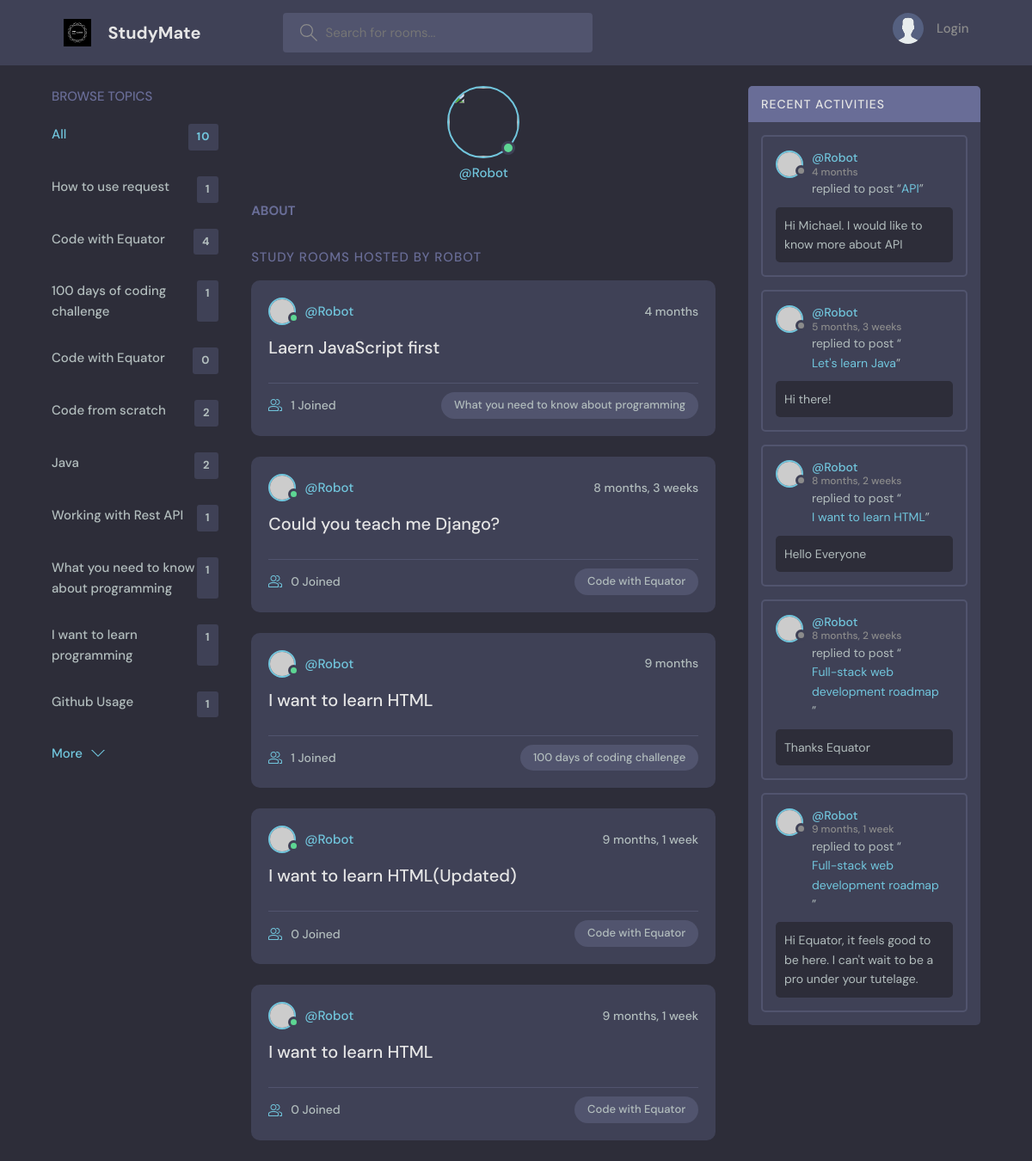
The app's page /profile/2/ with its own data.
### page/models.py (models this page shows, shortened)
class Topic(models.Model):
    name = models.CharField(max_length=100)

class Room(models.Model):
    host = models.ForeignKey(User, null=True, on_delete=models.SET_NULL)
    topic = models.ForeignKey(Topic, null=True, on_delete=models.SET_NULL)
    name = models.CharField(max_length=200)
    description = models.TextField(null=True, blank=True)
    participants = models.ManyToManyField(User, related_name="participants", blank=True)
    updated = models.DateTimeField(auto_now=True)
    created = models.DateTimeField(auto_now_add=True)
    class Meta:
        ordering = ["-updated", "-created"]
    def __str__(self):
        return self.name

class Message(models.Model):
    user = models.ForeignKey(User, on_delete =models.CASCADE)
    room = models.ForeignKey(Room, on_delete=models.CASCADE)
    body = models.TextField()
    updated = models.DateTimeField(auto_now=True)
    created = models.DateTimeField(auto_now_add=True)
    class Meta:
        ordering = ["-updated", "-created"]
    def __str__(self):
        return self.body[0:50]

### page/views.py (the view)
# urls.py: path('profile/<str:pk>/', views.userProfile, name="user-profile"),
def userProfile(request, pk):
     user = User.objects.get(id=pk)
     rooms = user.room_set.all()
     room_messages = user.message_set.all()
     topics = Topic.objects.all()
     context = {'user': user, 'rooms': rooms, 'room_messages':room_messages, 'topics':topics }
     return render(request, 'page/profile.html', context)

### page/templates/page/profile.html (shortened to what this page needs)
{% extends 'main.html' %} {% block content %}
<main class="profile-page layout layout--3">
  <div class="container">
    {% include 'page/topics_component.html' %}
    <div class="roomList">
      <div class="profile">
        <div class="profile__avatar">
          <div class="avatar avatar--large active">
            <img src="{{user.avatar.url}}" />
          </div>
        </div>
        <div class="profile__info">
          <p>@{{user.username}}</p>
        </div>
        <div class="profile__about">
          <h3>About</h3>
        </div>
      </div>
      <div class="roomList__header">
        <div>
          <h2>Study Rooms Hosted by {{user.username}}</h2>
        </div>
      </div>
      {% include 'page/feed_component.html' %}
    </div>
    {% include 'page/activity_component.html' %}
  </div>
</main>
{% endblock content %}

### page/templates/page/topics_component.html
<div class="topics">
  <div class="topics__header">
    <h2>Browse Topics</h2>
  </div>
  <ul class="topics__list">
    <li>
      <a href="{% url 'index' %}" class="active">
        All <span>{{topics.count}}</span>
      </a>
    </li>
    {% for topic in topics %}
    <li>
      <a href="{% url 'index' %}?q={{topic.name}}">
        {{topic.name}} <span>{{topic.room_set.all.count}}</span>
      </a>
    </li>
    {% endfor %}
  </ul>
  <a class="btn btn--link" href="{% url 'topics' %}">
    More
    <svg
      version="1.1"
      xmlns="http://www.w3.org/2000/svg"
      width="32"
      height="32"
      viewBox="0 0 32 32"
    >
      <title>chevron-down</title>
      <path d="M16 21l-13-13h-3l16 16 16-16h-3l-13 13z"></path>
    </svg>
  </a>
</div>

### page/templates/page/feed_component.html (shortened to what this page needs)
{% for room in rooms %}
<div class="roomListRoom">
  <div class="roomListRoom__header">
    <a
      href="{% url 'user-profile' room.host.id %}"
      class="roomListRoom__author"
    >
      <div class="avatar avatar--small active">
        <img src="https://randomuser.me/api/portraits/men/11.jpg" />
      </div>
      <span>@{{room.host.username}}</span>
    </a>
    <div class="roomListRoom__actions">
      <span>{{room.created|timesince}}</span>
    </div>
  </div>
  <div class="roomListRoom__content">
    <a href="{% url 'room' room.id %}">{{room.name}}</a>
  </div>
  <div class="roomListRoom__meta">
    <a href="{% url 'room' room.id %}" class="roomListRoom__joined">
      {{ room.participants.all.count }} Joined
    </a>
    <p class="roomListRoom__topic">{{room.topic.name}}</p>
  </div>
</div>
{% endfor %}

### page/templates/page/activity_component.html (shortened to what this page needs)
<div class="activities">
  <div class="activities__header">
    <h2>Recent Activities</h2>
  </div>
  {% for message in room_messages %}
  <div class="activities__box">
    <div class="activities__boxHeader roomListRoom__header">
      <a
        href="{% url 'user-profile' message.user.id %}"
        class="roomListRoom__author"
      >
        <div class="avatar avatar--small">
          <img src="https://randomuser.me/api/portraits/women/11.jpg" />
        </div>
        <p>
          @{{ message.user }}
          <span>{{ message.created|timesince }}</span>
        </p>
      </a>
    </div>
    <div class="activities__boxContent">
      <p>
        replied to post “<a href="{% url 'room' message.room.id %}"
          >{{message.room}}</a
        >”
      </p>
      <div class="activities__boxRoomContent">{{message.body}}</div>
    </div>
  </div>
  {% endfor %}
</div>

### records on screen
Topic: name "How to use request", room_set.all.count "1"
Topic: name "Code with Equator", room_set.all.count "4"
Topic: name "100 days of coding challenge", room_set.all.count "1"
Topic: name "Code with Equator", room_set.all.count "0"
Topic: name "Code from scratch", room_set.all.count "2"
Topic: name "Java", room_set.all.count "2"
Topic: name "Working with Rest API", room_set.all.count "1"
Topic: name "What you need to know about programming", room_set.all.count "1"
Topic: name "I want to learn programming", room_set.all.count "1"
Topic: name "Github Usage", room_set.all.count "1"
Room: host.username "Robot", created "4 months", name "Laern JavaScript first", participants.all.count "1", topic.name "What you need to know about programming"
Room: host.username "Robot", created "8 months, 3 weeks", name "Could you teach me Django?", participants.all.count "0", topic.name "Code with Equator"
Room: host.username "Robot", created "9 months", name "I want to learn HTML", participants.all.count "1", topic.name "100 days of coding challenge"
Room: host.username "Robot", created "9 months, 1 week", name "I want to learn HTML(Updated)", participants.all.count "0", topic.name "Code with Equator"
Room: host.username "Robot", created "9 months, 1 week", name "I want to learn HTML", participants.all.count "0", topic.name "Code with Equator"
Message: user "Robot", created "4 months", room "API", body "Hi Michael. I would like to know more about API"
Message: user "Robot", created "5 months, 3 weeks", room "Let's learn Java", body "Hi there!"
Message: user "Robot", created "8 months, 2 weeks", room "I want to learn HTML", body "Hello Everyone"
Message: user "Robot", created "8 months, 2 weeks", room "Full-stack web development roadmap", body "Thanks Equator"
Message: user "Robot", created "9 months, 1 week", room "Full-stack web development roadmap", body "Hi Equator, it feels good to be here. I can't wait to be a pro under your tutelage."

### other values on screen
{{ topics.count }} "10"
{{ user.username }} "Robot"
{{ user.username }} "ROBOT"
